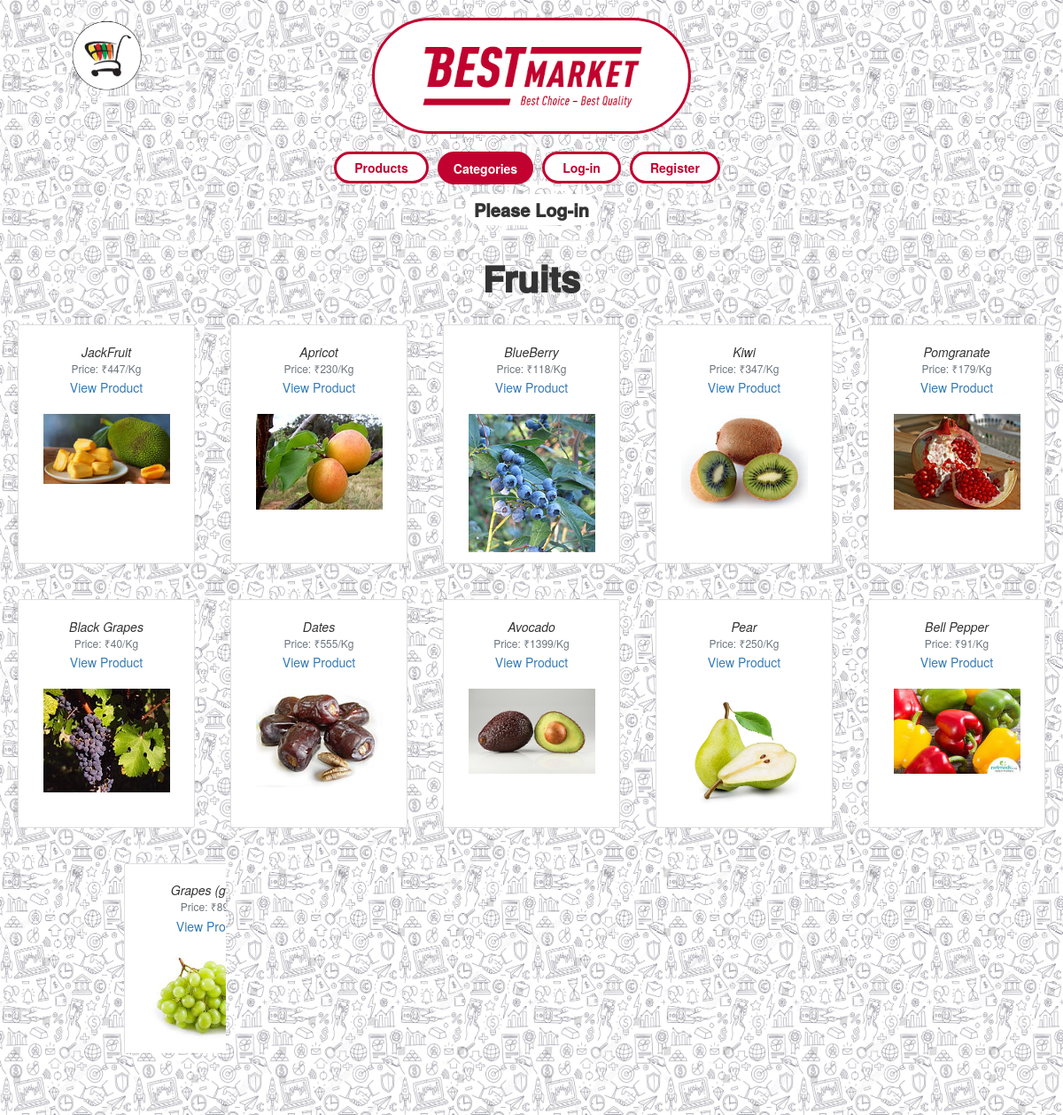
The app's page /category/Fruits with its own data.
### market/models.py (models this page shows, shortened)
class Category(models.Model):
    name = models.CharField(max_length=50)
    def __str__(self):
        return self.name

class Product(models.Model):
    title = models.CharField(max_length=100)
    description = models.TextField()
    category = models.ForeignKey('Category', on_delete=models.CASCADE, related_name='category_for_the_product', default=3)
    price = models.IntegerField()
    date = models.DateTimeField(default=timezone.now)
    image = models.ImageField(upload_to='images', blank=True, null=True)
    unit = models.ForeignKey('Units', on_delete=models.CASCADE, related_name='units_for_the_product', default=3)

class Units(models.Model):
    name = models.CharField(max_length=50)
    def __str__(self):
        return self.name

### market/views.py (the view)
# urls.py: path("category/<str:category>", views.category_view, name="category"),
def category_view(request, category):
    category_name = Category.objects.get(name=category)
    products = Product.objects.filter(category=category_name).order_by('id').reverse()
    categories = Category.objects.all()
    context = {
        'products': products,
        'category_name': category_name,
        'categories': categories,
    }
    return render(request, "market/category.html", context)

### market/templates/market/category.html (shortened to what this page needs)
{% extends "market/layout.html" %}
{% load static %}
{% block body %}
<div>
    <div style="text-align: center;">
        <h1 style="font-weight: 1000; font-size: 40px;">{{category_name}}</h1>
    </div>
    {% if products %}
    <div class="container-fluid">
        <div class="row" style="justify-content: center;">
            {% for product in products %}
                <div class="card list-details col-lg-2 col-sm-12" style="margin-left: 2rem; margin-right: 2rem; margin-top: 2rem; margin-bottom: 2rem; cursor: pointer;" onclick="location.href=`{% url 'product_view' product=product.id %}`;">
                    <div class="card-body">
                    <h5 class="card-title product-title product-description" style="text-align: center;"><i>{{product.title}}</i></h5>
                    <h6 class="card-subtitle mb-2 text-muted product-description" style="text-align: center;">Price:  &#8377;{{product.price}}/{{product.unit}}</h6>
                    <div class="" style="text-align: center; height: 40px; ">
                        <a href="{% url 'product_view' product=product.id %}" >View Product</a>
                    </div>
                    {% if product.image %}
                        <img class="img-fluid" src="{{product.image.url}}" alt="connect" style="max-height:300px;  width: 100%;">
                    {% endif %}
                    </div>
                </div>
            {% endfor %}
        </div>
    </div>
    {% else %}
        <div class="empty" style="text-align: center;">
            <p><span style="background: #c10230; color: white; border-radius: 25px; padding: 5px;">This category doesn't have product.</span></p>
        </div>
    {% endif %}
</div>
{% endblock %}

### market/templates/market/layout.html (shortened to what this page needs)
{% load static %}
<!DOCTYPE html>
<html lang="en">
    <head>
        <link rel="stylesheet" href="https://stackpath.bootstrapcdn.com/bootstrap/4.4.1/css/bootstrap.min.css">
        <link rel="stylesheet" href="https://maxcdn.bootstrapcdn.com/bootstrap/3.4.1/css/bootstrap.min.css">
        <link href="{% static 'market/styles.css' %}" rel="stylesheet">
    </head>
    <body>
        <div style="text-align: center;">
            <div class="left-logo" style="margin-left: 8rem; position: fixed;">
                <img src="{% static 'market/logo.png' %}" width="80px">
            </div>
            <div style="width: 100%; position: relative;">
                <div class="right-logo" style="border-radius: 100px; padding: 20px; background-color: white; border:solid; border-color: #c10230; margin-top: 2rem;">
                    <img src="{% static 'market/images.png' %}" width="250px">
                </div>
            </div>
        </div>
        <br/>
            <ul class="nav sticky-div" style="justify-content: center; width: 100%;">
                <li class="nav-item handle-product" style="padding-right: 10px;">
                    <b>
                        <a class="{% if request.resolver_match.url_name == 'index' %}nav-link active{%else%}nav-link unactive{% endif %}" href="{% url 'index' %}">Products</a>
                    </b>
                </li>
                {% if categories %}
                <nav class="nav-item" style="padding-right: 10px;">
                    <div class="mx-auto order-0">
                        <ul class="navbar-nav ml-auto">
                            <li class="nav-item dropdown category ">
                                <a class="{% if request.resolver_match.url_name == 'category' %}nav-link active{%else%}nav-link unactive{% endif %}" href="#" id="navbarDropdown" role="button" data-toggle="dropdown" aria-haspopup="true" aria-expanded="false" style="padding-left: 15px; padding-right: 15px; padding-top: 5.5px; padding-bottom: 5px;" onclick="setClass()">
                                    <span><b>Categories</b></span>
                                </a>
                            </li>
                        </ul>
                    </div>
                </nav>
                {% endif %}
                {% if user.is_authenticated %}
                    <li class="nav-item handle-cart" style="padding-right: 10px;">
                        <b>
                            <a class="{% if request.resolver_match.url_name == 'watchlist' %}nav-link active{%else%}nav-link unactive{% endif %}" href="{% url 'watchlist' %}">Cart</a>
                        </b>
                    </li>
                    <li class="nav-item" style="padding-right: 10px;">
                        <b>
                            <a class="{% if request.resolver_match.url_name == 'logout' %}nav-link active{%else%}nav-link unactive{% endif %}" href="{% url 'logout' %}">Log Out</a>
                        </b>
                    </li>
                {% else %}
                <div class="nav">
                    <li class="nav-item" style="padding-right: 10px;">
                        <b>
                            <a class="{% if request.resolver_match.url_name == 'login' %}nav-link active{%else%}nav-link unactive{% endif %}" href="{% url 'login' %}">Log-in</a>
                        </b>
                    </li>
                    <li class="nav-item" style="padding-right: 10px;">
                        <b>
                            <a class="{% if request.resolver_match.url_name == 'register' %}nav-link active{%else%}nav-link unactive{% endif %}" href="{% url 'register' %}">Register</a>
                        </b>
                    </li>
                </div>
                {% endif %}
            </ul>
            <div class="sticky-div2" style="text-align: center; margin-top: 15px;">
                {% if user.is_authenticated %}
                <span style="padding: 3px; margin-top: 5px; font-weight: 1000; font-size: 20px; background-color: white; border-radius: 25px; padding-left: 10px; padding-right: 10px;">
                    <span style="font-weight: 1200; color: rgb(0, 0, 0);">{{user.username | upper}}</span>
                </span>
                {% else %}
                    {% if request.resolver_match.url_name == 'login' %}
                    {% elif request.resolver_match.url_name == 'register' %}
                    {% else %}
                        <span style="padding: 3px; margin-top: 5px; font-weight: 1000; font-size: 20px; background-color: white; border-radius: 25px; padding-left: 10px; padding-right: 10px;">
                            Please Log-in
                        </span>
                    {% endif %}
                {% endif %}
            </div>
        <hr>
        {% block body %}
        {% endblock %}
    </body>
</html>

### market/static/market/styles.css (style rules this page uses)
body { background-color: white; height: 100%; background-image: url('./321.jpg'); background-size: 300px 300px; background-attachment: fixed; }
.unactive { background-color: white; color: #c10230; border-radius: 25px; padding-left: 20px; padding-right: 20px; border: solid; border-color: #c10230; }
.active { background-color: #c10230; color: white; border-radius: 25px; padding-left: 20px; padding-right: 20px; border: solid; border-color: #c10230; }
.right-logo { margin-left: 39%; margin-right: 39%; }
@media (max-width:1400px) { .right-logo { margin-left: 37%; margin-right: 37%; } }
@media (max-width:1200px) { .right-logo { margin-left: 35%; margin-right: 35%; } }

### records on screen
Category: name "Fruits"
Product: title "JackFruit", price "447", unit "Kg", image (picture)
Product: title "Apricot", price "230", unit "Kg", image (picture)
Product: title "BlueBerry", price "118", unit "Kg", image (picture)
Product: title "Kiwi", price "347", unit "Kg", image (picture)
Product: title "Pomgranate", price "179", unit "Kg", image (picture)
Product: title "Black Grapes", price "40", unit "Kg", image (picture)
Product: title "Dates", price "555", unit "Kg", image (picture)
Product: title "Avocado", price "1399", unit "Kg", image (picture)
Product: title "Pear", price "250", unit "Kg", image (picture)
Product: title "Bell Pepper", price "91", unit "Kg", image (picture)
Product: title "Grapes (green)", price "89", unit "Kg", image (picture)
Product: title "Mango", price "73", unit "Kg", image (picture)
Product: title "Banana", price "40", unit "Dozen", image (picture)
Product: title "Apple", price "148", unit "Kg", image (picture)
